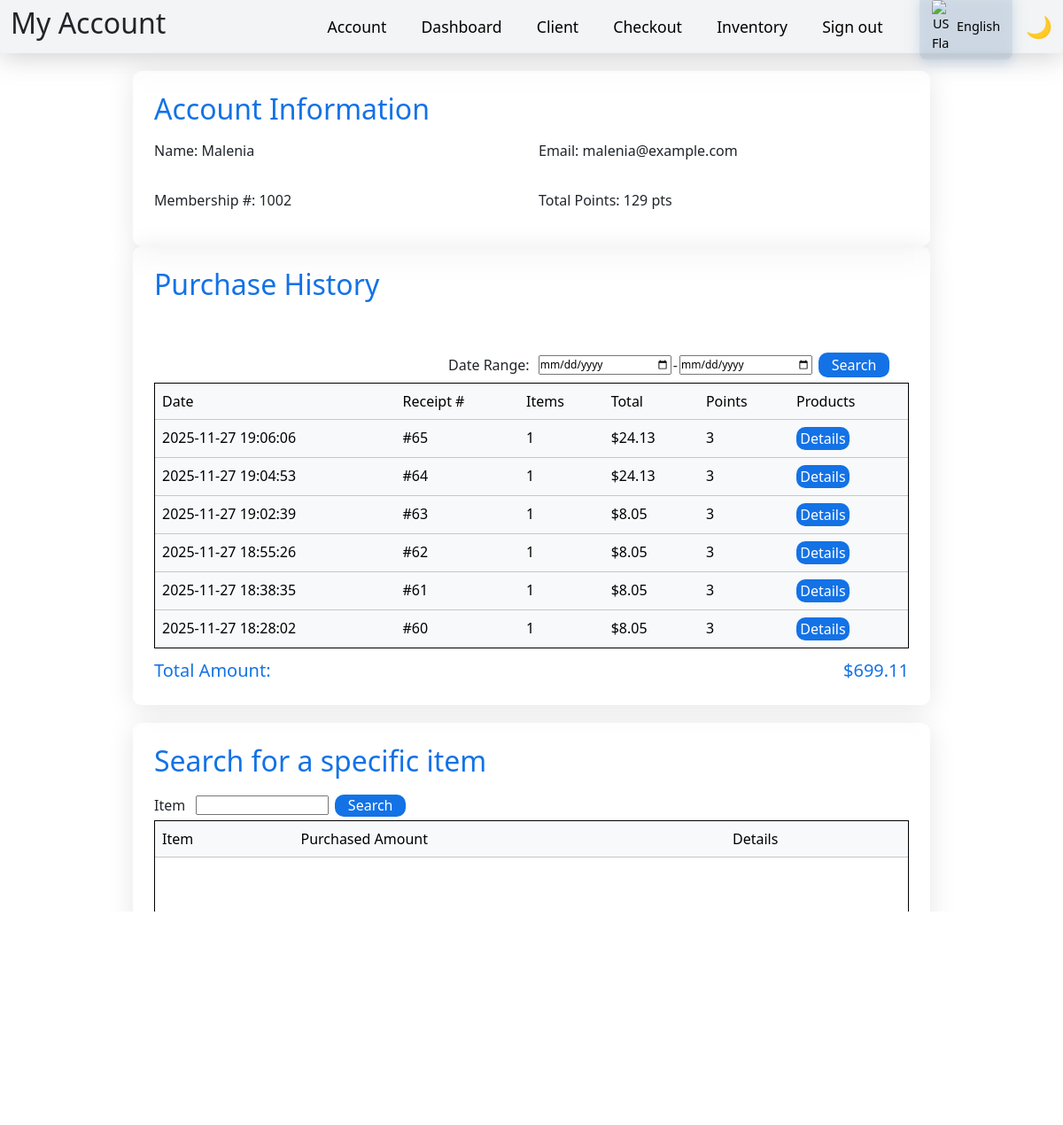
The app's page /clientAccount.php (signed in) with its own data.
### tables this page shows
CREATE TABLE `clients` (
  `client_id` int(11) NOT NULL,
  `name` varchar(100) NOT NULL,
  `email` varchar(100) NOT NULL,
  `password` varchar(255) NOT NULL,
  `membership_number` varchar(20) DEFAULT NULL,
  `total_points` int(11) DEFAULT 0,
  `client_type` varchar(20) NOT NULL DEFAULT 'regular'
);

CREATE TABLE `receipts` (
  `receipt_id` int(11) NOT NULL,
  `client_id` int(11) DEFAULT NULL,
  `total_amount` decimal(10,2) NOT NULL,
  `points` int(11) NOT NULL,
  `receipt_date` datetime NOT NULL
);

### clientAccount.php (the view, shortened to what this page needs)
<!DOCTYPE html>
<html lang="en">
<head>
  <link href="https://cdn.jsdelivr.net/npm/bootstrap@5.3.8/dist/css/bootstrap.min.css" rel="stylesheet">
  <link rel="stylesheet" href="clientAccount.css">
</head>
<body>
  <?php
  include "nav.php";
  ?>
  <main>
    <?php
    $client_id = $_SESSION["client_id"];
    $servername = "localhost";
    $username = "root";
    $password = "";
    $dbname = "iotphase3";
    $conn = new mysqli($servername, $username, $password, $dbname);
    $client_sql = "SELECT name, email, membership_number, total_points
               FROM clients
               WHERE client_id = $client_id";
    $client_result = $conn->query($client_sql);
    $client = $client_result->fetch_assoc();
    $history_sql = "SELECT r.receipt_date, r.receipt_id, COUNT(ri.receipt_items_id) AS item_count, r.total_amount, r.points
 FROM receipts r
  LEFT JOIN receipt_items ri
  ON r.receipt_id = ri.receipt_id
  WHERE r.client_id = $client_id
  GROUP BY r.receipt_id, r.receipt_date, r.total_amount, r.points
  ORDER BY r.receipt_date DESC;";
    $history_result = $conn->query($history_sql);
    ?>
    <section class="account-card">
      <h2><span class="account-title">Account Information</span></h2>
      <?php if ($client): ?>
        <div class="info">
          <p><strong><span class="label-name">Name:</span></strong> <?= htmlspecialchars($client['name']) ?></p>
          <p><strong><span class="label-email">Email:</span></strong> <?= htmlspecialchars($client['email']) ?></p>
          <p><strong><span class="label-member">Membership #:</span></strong> <?= htmlspecialchars($client['membership_number']) ?></p>
          <p><strong><span class="label-points">Total Points:</span></strong> <?= htmlspecialchars($client['total_points']) ?> pts</p>
        </div>
      <?php else: ?>
        <p class="text-muted"><span class="no-client">Client information not found.</span></p>
      <?php endif; ?>
    </section>
    <section class="history-card">
      <h2><span class="history-title">Purchase History</span></h2>
      <div class="errorSearch" id="errorSearch">
      </div>
      <div class="receipt-search">
        <label for="receipt-date"><span class="date-range-label">Date Range:</span></label>
        <input type="date" class="receipt-date" id="receipt-date-start">
        <p>-</p>
        <input type="date" class="receipt-date" id="receipt-date-end">
        <button id="receiptBtn"><span class="receipt-search-btn">Search</span></button>
      </div>
      <div class="table-containter">
        <table class="table table-hover">
          <thead class="table-light">
            <tr>
              <th><span class="th-date">Date</span></th>
              <th><span class="th-receipt">Receipt #</span></th>
              <th><span class="th-items">Items</span></th>
              <th><span class="th-total">Total</span></th>
              <th><span class="th-points">Points</span></th>
              <th><span class="th-products">Products</span></th>
            </tr>
          </thead>
          <tbody id="receipts">
            <?php if ($history_result && $history_result->num_rows > 0): ?>
              <?php while ($row = $history_result->fetch_assoc()): ?>
                <tr>
                  <td><?= htmlspecialchars($row['receipt_date']) ?></td>
                  <td>#<?= htmlspecialchars($row['receipt_id']) ?></td>
                  <td><?= htmlspecialchars($row['item_count']) ?></td>
                  <td>$<?= number_format($row['total_amount'], 2) ?></td>
                  <td><?= htmlspecialchars($row['points']) ?></td>
                  <td><button class="details-button" id="details-button" onclick="displayProducts(this)"><span class="details-btn">Details</span></button></td>
                </tr>
              <?php endwhile; ?>
            <?php else: ?>
              <tr>
                <td colspan="6" class="text-center text-muted"><span class="noHistory">No purchase history available.</span></td>
              </tr>
            <?php endif; ?>
          </tbody>
        </table>
      </div>
      <div id="total-section" class="total-section">
        <p><span class="total-label">Total Amount:</span></p>
        <p id="total-amount"></p>
      </div>
    </section>
    <div id="search-item" class="search-item">
      <h2><span class="search-title">Search for a specific item</span></h2>
      <div id="item-input-container" class="item-input-container">
          <label for="item-input"><span class="item-label">Item Name</span></label>
          <input type="text" id="item-input" class="item-input">
          <button id="itemBtn" class="itemBtn" data-client="<?php echo $client_id?>"><span class="search-btn">Search</span></button>
      </div>
      <div class="table-containter">
        <table class="table table-hover">
          <thead class="table-light">
            <tr>
              <th><span class="th-item">Item</span></th>
              <th><span class="th-purchased">Purchased Amount</span></th>
              <th><span class="th-details">Details</span></th>
            </tr>
          </thead>
        </table>
      </div>
    </div>
  </main>
</body>
</html>

### clientAccount.css (style rules this page uses)
* { font-family: 'Segoe UI', Tahoma, Geneva, Verdana, sans-serif; font-weight: 300; margin: 0; padding: 0; box-sizing: border-box; }
main { width: 100%; display: flex; flex-direction: column; justify-content: space-between; align-items: center; padding-top: 20px; }
.account-card, .history-card, .search-item, .activity-card { background: rgba(255, 255, 255, 0.3); backdrop-filter: blur(10px); border-radius: 10px; box-shadow: 0 4px 30px rgba(0, 0, 0, 0.1); padding: 1.5rem; width: 100%; max-width: 900px; }
.account-card h2, .history-card h2, .search-item h2, .activity-card h2 { color: #1372e6; font-weight: 400; margin-bottom: 1rem; }
.info { display: grid; grid-template-columns: repeat(2, 1fr); gap: 1rem; }
.table-containter { height: 300px; overflow: scroll; overflow-x: hidden; overflow-y: auto; border: 1px solid black; }
.receipt-search, .sales-search-first { display: flex; flex-direction: row; justify-content: end; align-items: center; gap: 2px; height: 40px; border-radius: 5px; padding: 2%; }
input[type="date"] { width: 150px; font-size: 12px; }
.receipt-search p, .sales-search-first p { margin: 0; }
.receipt-search button, .popupBtn, .sales-search-first button { margin: 5px; background-color: #1372e6; padding: 2px; border-radius: 10px; border: none; width: 80px; cursor: pointer; color: white; }
.itemBtn { margin: 5px; background-color: #1372e6; border-radius: 10px; border: none; width: 80px; cursor: pointer; color: white; height: 25px; }
.receipt-search label { margin-right: 1%; }
.errorSearch { display: flex; flex-direction: row; justify-content: start; align-items: center; height: 25px; border-radius: 5px; margin-bottom: 10px; padding: 5px; }
.total-section { margin-top: 10px; display: flex; flex-direction: row; justify-content: space-between; align-items: center; }
.history-card .total-section p { color: #1372e6; margin: 0; font-size: 20px; }
.details-button { background-color: #1372e6; border-radius: 10px; border: 1px solid transparent; width: 60px; cursor: pointer; color: white; }
.search-item { margin-top: 20px; margin-bottom: 20px; }
.search-item label { margin-right: 10px; }
.item-input { width: 150px; font-size: 12px; }
.item-input-container { display: flex; flex-direction: row; justify-content: start; align-items: center; gap: 2px; height: 30px; border-radius: 5px; margin-bottom: 2px; }

### nav.css (style rules this page uses)
* { font-family: 'Segoe UI', Tahoma, Geneva, Verdana, sans-serif; font-weight: 300; margin: 0; padding: 0; box-sizing: border-box; }

### records on screen
clients: name "Malenia", email "malenia@example.com", membership_number "1002", total_points "129"
receipts: receipt_date "2025-11-27 19:06:06", receipt_id "65", item_count "1", total_amount "24.13", points "3"
receipts: receipt_date "2025-11-27 19:04:53", receipt_id "64", item_count "1", total_amount "24.13", points "3"
receipts: receipt_date "2025-11-27 19:02:39", receipt_id "63", item_count "1", total_amount "8.05", points "3"
receipts: receipt_date "2025-11-27 18:55:26", receipt_id "62", item_count "1", total_amount "8.05", points "3"
receipts: receipt_date "2025-11-27 18:38:35", receipt_id "61", item_count "1", total_amount "8.05", points "3"
receipts: receipt_date "2025-11-27 18:28:02", receipt_id "60", item_count "1", total_amount "8.05", points "3"
